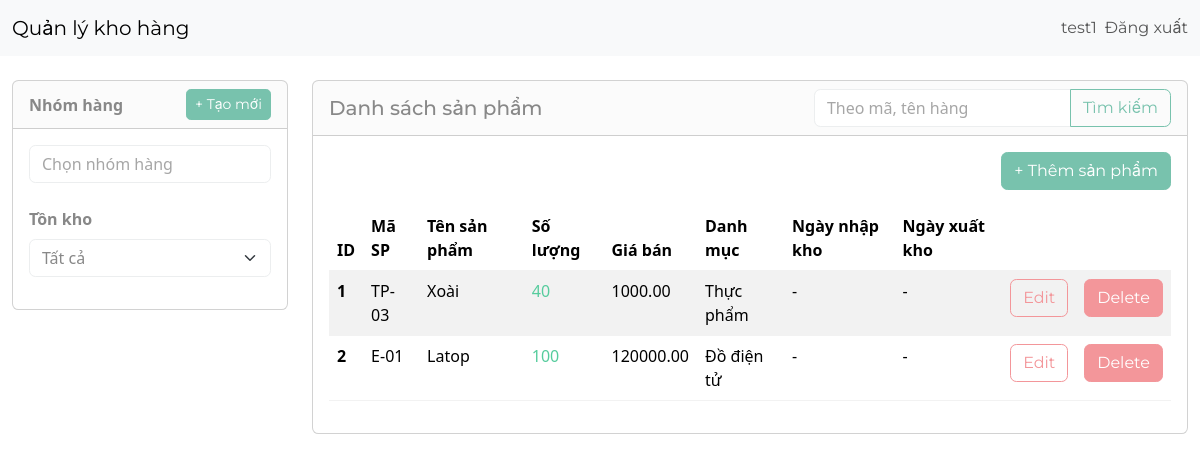
The app's page /dashboard/ (signed in) with its own data.
### inventory/models.py (models this page shows, shortened)
class InventoryItem(models.Model):
	name = models.CharField(max_length=200)
	sku = models.CharField(max_length=50, unique=True, verbose_name="Mã sản phẩm")
	quantity = models.IntegerField()
	selling_price = models.DecimalField(max_digits=10, decimal_places=2, verbose_name="Giá bán")
	category = models.ForeignKey('Category', on_delete=models.SET_NULL, blank=True, null=True)
	product_group = models.ForeignKey(ProductGroup, on_delete=models.SET_NULL, blank=True, null=True, verbose_name="Nhóm hàng")
	date_created = models.DateTimeField(auto_now_add=True)
	user = models.ForeignKey(User, on_delete=models.CASCADE)
	date_stocked = models.DateField(verbose_name="Ngày nhập kho", null=True, blank=True)
	date_sold = models.DateField(verbose_name="Ngày xuất kho", null=True, blank=True)

class Category(models.Model):
	name = models.CharField(max_length=200)
	class Meta:
		verbose_name_plural = 'categories'

### inventory/views.py (the view, shortened to what this page needs)
# urls.py: path('dashboard/', Dashboard.as_view(), name='dashboard'),
class Dashboard(LoginRequiredMixin, View):
	def get(self, request):
		search_query = request.GET.get('q', None)
		selected_group_ids = request.GET.getlist('product_group_filter')
		stock_filter = request.GET.get('stock_filter', None)
		user_items = InventoryItem.objects.filter(user=self.request.user.id)
		if search_query:
			user_items = user_items.filter(
				Q(name__icontains=search_query) | Q(sku__icontains=search_query)
			)
		selected_group_ids_int = []
		if selected_group_ids:
			for gid_str in selected_group_ids:
				if gid_str.isdigit():
					selected_group_ids_int.append(int(gid_str))
		if selected_group_ids_int: # Chỉ lọc nếu có ID hợp lệ
			user_items = user_items.filter(product_group__id__in=selected_group_ids_int)
		low_inventory_ids = list(InventoryItem.objects.filter(user=self.request.user.id, quantity__lte=LOW_QUANTITY).values_list('id', flat=True))
		all_product_groups = ProductGroup.objects.all().order_by('name')
		product_group_form = ProductGroupForm()
		items = user_items.order_by('id')
		context = {
			'items': items,
			'low_inventory_ids': low_inventory_ids, # Giữ nguyên từ code gốc
			'all_product_groups': all_product_groups,
			'selected_group_ids': selected_group_ids_int, # Truyền lại ID đã chọn (dạng số nguyên)
			'product_group_form': product_group_form,
			'search_query': search_query,
			'stock_filter': stock_filter,
		}
		return render(request, 'inventory/dashboard.html', context)

### inventory/forms.py
class ProductGroupForm(forms.ModelForm):
	class Meta:
		model = ProductGroup
		fields = ['name']
		labels = {
			'name': 'Tên nhóm hàng',
		}
		widgets = {
            'name': forms.TextInput(attrs={'class': 'form-control','placeholder': 'Nhập tên nhóm hàng'}),
        }

### inventory/templates/inventory/dashboard.html (shortened to what this page needs)
{% extends 'inventory/base.html' %}
{% load crispy_forms_tags %}
{% block content %}
<div class="container-fluid mt-4">
    <div class="row">
        <div class="col-md-3">
            <div class="card mb-4">
                <div class="card-header d-flex justify-content-between align-items-center">
                    <strong>Nhóm hàng</strong>
                    <a href="#" class="btn btn-sm btn-primary" data-bs-toggle="modal" data-bs-target="#createProductGroupModal">
                        + Tạo mới
                    </a>
                </div>
                <div class="card-body">
                    <form method="GET" action="{% url 'dashboard' %}" id="filterForm">
                        <div class="dropdown mb-3 w-100">
                            <input type="text" class="form-control" id="groupSearchInput"
                                    placeholder="Chọn nhóm hàng" readonly
                                    data-bs-toggle="dropdown" aria-expanded="false">
                        </div>
                        <div class="mt-4">
                            <strong class="d-block mb-2">Tồn kho</strong>
                            <div class="dropdown mb-3 w-100">
                                <select class="form-select" name="stock_filter" id="stockFilter">
                                    <option value="">Tất cả</option>
                                </select>
                            </div>
                        </div>
                    </form>
                </div>
            </div>
        </div>
            <div class="col-md-9">
                <div class="card">
					<div class="card-header d-flex justify-content-between align-items-center">
						<h5 class="mb-0">Danh sách sản phẩm</h5>
						<div>
							<form method="GET" action="{% url 'dashboard' %}" class="d-flex mb-0">
								<div class="input-group">
									<input type="text" name="q" class="form-control" placeholder="Theo mã, tên hàng" value="{{ search_query | default:'' }}">
									<button class="btn btn-outline-primary" type="submit">Tìm kiếm</button>
								</div>
							</form>
						</div>
					</div>
				<div class="card-body">
					<div class="d-flex justify-content-end mb-3">
						<a href="{% url 'add-item' %}" class="btn btn-primary">+ Thêm sản phẩm</a>
					</div>
				<div class="table-responsive">
					<table class="table table-hover table-striped">
						<thead>
							<tr>
								<th scope="col">ID</th>
								<th scope="col">Mã SP</th>
								<th scope="col">Tên sản phẩm</th>
								<th scope="col">Số lượng</th>
								<th scope="col">Giá bán</th>
								<th scope="col">Danh mục</th>
								<th scope="col">Ngày nhập kho</th>
								<th scope="col">Ngày xuất kho</th>
								<th scope="col"></th>
								<th scope="col"></th>
							</tr>
						</thead>
						<tbody>
							{% for item in items %}
							<tr>
								<th scope="row">{{ forloop.counter }}</th>
								<td>{{ item.sku }}</td>
								<td>{{ item.name }}</td>
								{% if item.id in low_inventory_ids %}
									<td class="text-danger">{{ item.quantity }}</td>
								{% else %}
									<td class="text-success">{{ item.quantity }}</td>
								{% endif %}
								<td>{{ item.selling_price }}</td>
								<td>{{ item.category.name }}</td>
								<td>{{ item.date_stocked|date:"d/m/Y"|default:"-" }}</td>
								<td>{{ item.date_sold|date:"d/m/Y"|default:"-" }}</td>
								<td><a href="{% url 'edit-item' item.id %}" class="btn btn-outline-secondary">Edit</a></td>
								<td><a href="{% url 'delete-item' item.id %}" class="btn btn-secondary">Delete</a></td>
							</tr>
							{% endfor %}
						</tbody>
					</table>
				</div>
			</div>
		</div>
	</div>
</div>
{% endblock content %}

### inventory/templates/inventory/navigation.html (shortened to what this page needs)
<nav class="navbar navbar-expand-lg bg-light">
	<div class="container-fluid">
		<a class="navbar-brand" href="{% url 'index' %}">Quản lý kho hàng</a>
		<div class="collapse navbar-collapse justify-content-end" id="navbarNav">
			<ul class="navbar-nav">
				{% if user.is_authenticated %}
                    <li class="nav-item">
                        <a class="nav-link" href="#">{{ user.username }}</a>
                    </li>
                    <li class="nav-item">
                        <form method="post" action="{% url 'logout' %}" id="logout-form" class="d-inline">
                            <button type="submit" class="nav-link btn btn-link" style="display: inline; cursor: pointer; padding: var(--bs-nav-link-padding-y) var(--bs-nav-link-padding-x); color: var(--bs-nav-link-color);">Đăng xuất</button>
                        </form>
                    </li>
				{% endif %}
			</ul>
		</div>
	</div>
</nav>

### records on screen
InventoryItem: sku "TP-03", name "Xoài", quantity "40", selling_price "1000.00", category.name "Thực phẩm", date_stocked "-", date_sold "-"
InventoryItem: sku "E-01", name "Latop", quantity "100", selling_price "120000.00", category.name "Đồ điện tử", date_stocked "-", date_sold "-"

### other values on screen
{{ user.username }} "test1"
